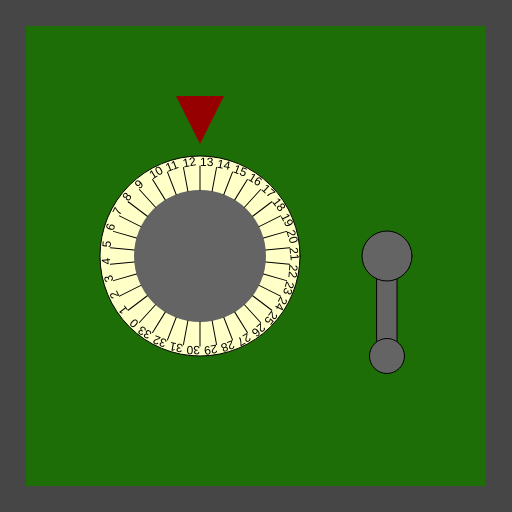
Frame 1 (no input)
Frame 60 (no input): identical to frame 1, image omitted
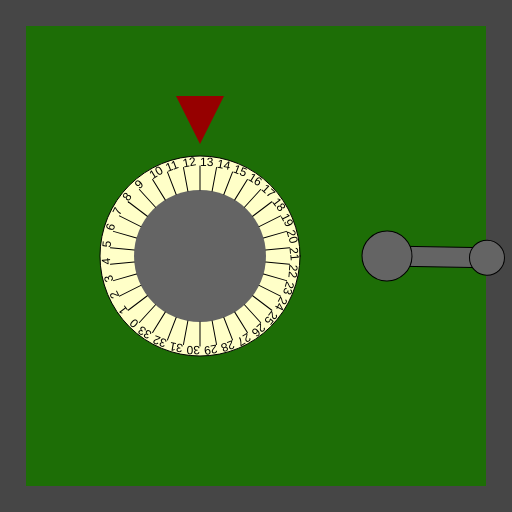
Frame 120 (the mouse pressed at the canvas centre since frame 60)

The p5.js sketch that drew these frames (run headless with seeded random() and noise() and a simulated clock; from frame 60 on, the mouse is pressed at the canvas centre):

// p5.js sketch
// ── sketch.js
/*

Case 303 - The Case of the Crooked Attorney
Stage 1 - Torvalds' Office

District Attorney Torvalds is well respected in Console City as an upstanding citizen and
enforcer of the law. Of course he’s as crooked as they come. I’ve had enough of having our
hard work at Sleuth and Co undermined by his bribes and back-payments. Let’s take take this
sucker down. I happen to know that Torvalds keeps his incriminating documents spread amongst
several safes in town. I’ll need you to bend the rules a little by breaking into them and
retrieving the incriminating evidence.

The first safe is in Torvald’s office. Crack it by doing the following:

	When any key is pressed:
	- Make classified_vault_comb0 equal to 15

	Whilst the mouse is being dragged:
	- Make classified_vault_comb0 equal to 23

	Whilst the mouse is moving:
	- Make classified_vault_comb0 equal to 13

	When the mouse button is released:
	- Make classified_vault_comb0 equal to 0

	When any key is released:
	- Make classified_vault_comb1 equal to 4

	When the mouse button is released:
	- Make classified_vault_comb1 equal to 80

	When the mouse button is pressed:
	- Make classified_vault_comb1 equal to 89

	When any key is pressed:
	- Make classified_vault_comb1 equal to 0



There are many possible ways of investigating this case, but you
should use ONLY the following commands:

	- The assignment operator aka. the equals sign !

*/

//declare the variables

var classified_vault_comb0;
var classified_vault_comb1;


function preload()
{
	//IMAGES WILL BE LOADED HERE

}

function setup()
{
	createCanvas(512,512);

	//initialise the variables
	classified_vault_comb0 = 0;
	classified_vault_comb1 = 0;

}

///////////////////EVENT HANDLERS///////////////////

//Add your code to these events to open the safe ...

function mouseMoved()
{
	console.log("mouseMoved", mouseX, mouseY);
	classified_vault_comb0 = 13;
}

function mouseDragged()
{
	console.log("mouseDragged", mouseX, mouseY);
	classified_vault_comb0 = 23;
}

function mousePressed()
{
	console.log("mousePressed");
	classified_vault_comb1 = 89;
}

function mouseReleased()
{
	console.log("mouseReleased");
	classified_vault_comb0 = 0;
	classified_vault_comb1 = 80;
}

function keyPressed()
{
	console.log("keyPressed", key);
	classified_vault_comb0 = 15;
	classified_vault_comb1 = 0;
}

function keyReleased()
{
	console.log("keyReleased", key);
	classified_vault_comb1 = 4;
	
}

///////////////DO NOT CHANGE CODE BELOW THIS POINT///////////////////

function draw()
{


	//Draw the safe door
	background(70);
	noStroke();
	fill(29,110,6);
	rect(26,26,width-52,width-52);

	//Draw the combination dial
	push();
	translate(200,height/2);
	drawDial(200, classified_vault_comb0, 34);
	pop();

	//Draw the lever
	push();
	translate(width - 125,256);
	drawLever(classified_vault_comb1);
	pop();

}

function drawDial(diameter,num,maxNum)
{
	//the combination lock

	var r = diameter * 0.5;
	var p = r * 0.6;

	stroke(0);
	fill(255,255,200);
	ellipse(0,0,diameter,diameter);
	fill(100);
	noStroke();
	ellipse(0,0,diameter*0.66,diameter*0.66);
	fill(150,0,0);
	triangle(
		-p * 0.4,-r-p,
		p * 0.4,-r-p,
		0,-r-p/5
	);

	noStroke();

	push();
	var inc = 360/maxNum;

	rotate(radians(-num * inc));
	for(var i = 0; i < maxNum; i++)
	{
		push();
		rotate(radians(i * inc));
		stroke(0);
		line(0,-r*0.66,0,-(r-10));
		noStroke();
		fill(0);
		text(i,0,-(r-10));
		pop();
	}

	pop();
}

function drawLever(rot)
{
	push();
	rotate(radians(-rot))
	stroke(0);
	fill(100);
	rect(-10,0,20,100);
	ellipse(0,0,50,50);
	ellipse(0,100,35,35);
	pop();
}
